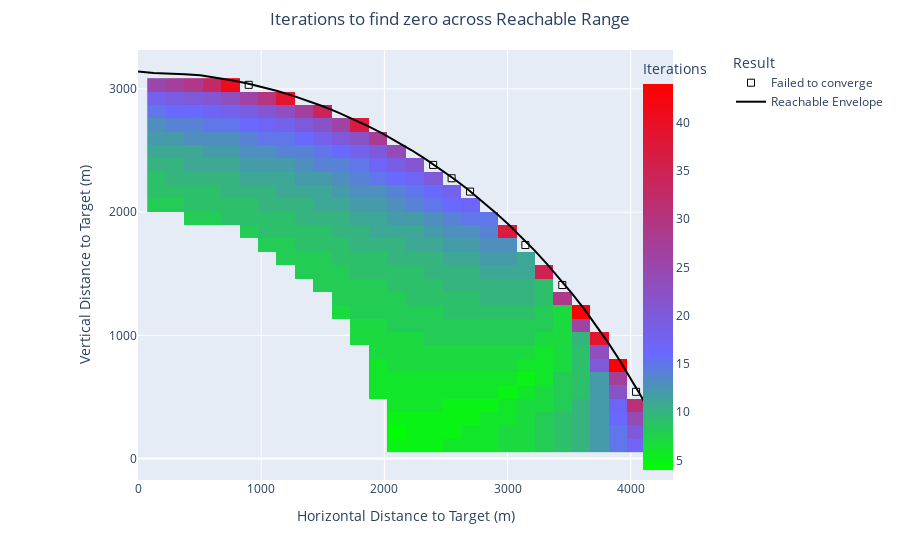

Here is the notebook cell this chart was saved with:
### Markdown cell above
### Plot Small Baseline

### Code cell
p = plot_test_results(baseline_small_df, envelope_df)
p.write_html('ZeroBaselineSmallChart.html')

### Figure 1 — Plotly figure (JSON) as saved in the notebook; plotly's stock layout.template omitted (floating-point values rounded to 4 significant figures; data arrays with more than 128 entries replaced by an {"elided": "..."} marker saying what was removed)
{"data": [{"colorbar": {"title": {"text": "Iterations"}, "x": 0.85}, "colorscale": [[0, "#00FF00"], [0.3, "#6969FF"], [1, "#FF0000"]], "hoverongaps": false, "hovertemplate": "x: %{x}<br>y: %{y}<br>iterations: %{z}<extra></extra>", "name": "Converged", "type": "heatmap", "x": [149.7, 299.5, 449.2, 599.0, 748.7, 898.4, 1048.0, 1198.0, 1348.0, 1497.0, 1647.0, 1797.0, 1947.0, 2096.0, 2246.0, 2396.0, 2546.0, 2695.0, 2845.0, 2995.0, 3145.0, 3294.0, 3444.0, 3594.0, 3744.0, 3893.0, 4043.0, 4193.0], "y": [108.3, 216.7, 325.0, 433.3, 541.6, 650.0, 758.3, 866.6, 974.9, 1083.0, 1192.0, 1300.0, 1408.0, 1517.0, 1625.0, 1733.0, 1842.0, 1950.0, 2058.0, 2167.0, 2275.0, 2383.0, 2492.0, 2600.0, 2708.0, 2817.0, 2925.0, 3033.0], "z": {"elided": "28x28 float values"}}, {"hoverinfo": "text", "marker": {"color": "white", "line": {"color": "black", "width": 1}, "size": 7, "symbol": "square"}, "mode": "markers", "name": "Failed to converge", "text": ["x: 898.44<br>y: 3033.16<br>Max iterations reached", "x: 2395.84<br>y: 2383.20<br>Max iterations reached", "x: 2545.58<br>y: 2274.87<br>Max iterations reached", "x: 2695.32<br>y: 2166.54<br>Max iterations reached", "x: 3144.55<br>y: 1733.23<br>Max iterations reached", "x: 3444.03<br>y: 1408.25<br>Max iterations reached", "x: 4042.99<br>y: 541.64<br>Max iterations reached"], "type": "scatter", "x": [898.4, 2396.0, 2546.0, 2695.0, 3145.0, 3444.0, 4043.0], "y": [3033.0, 2383.0, 2275.0, 2167.0, 1733.0, 1408.0, 541.6]}, {"line": {"color": "black", "width": 2}, "mode": "lines", "name": "Reachable Envelope", "type": "scatter", "x": [4342.0, 4260.0, 4176.0, 4089.0, 4000.0, 3909.0, 3816.0, 3721.0, 3624.0, 3525.0, 3425.0, 3322.0, 3219.0, 3113.0, 3006.0, 2897.0, 2787.0, 2676.0, 2563.0, 2450.0, 2335.0, 2218.0, 2101.0, 1983.0, 1864.0, 1743.0, 1622.0, 1501.0, 1378.0, 1255.0, 1131.0, 1007.0, 882.2, 756.9, 631.3, 505.4, 378.8, 252.3, 126.1, 1.924e-13], "y": [0.0, 171.7, 337.1, 496.5, 650.1, 798.0, 940.6, 1078.0, 1210.0, 1337.0, 1459.0, 1577.0, 1689.0, 1797.0, 1901.0, 2000.0, 2095.0, 2185.0, 2271.0, 2353.0, 2430.0, 2504.0, 2573.0, 2639.0, 2700.0, 2757.0, 2810.0, 2859.0, 2904.0, 2946.0, 2983.0, 3016.0, 3046.0, 3071.0, 3093.0, 3110.0, 3120.0, 3125.0, 3129.0, 3141.0]}], "layout": {"legend": {"title": {"text": "Result"}, "traceorder": "normal", "x": 1, "y": 1}, "margin": {"t": 50}, "showlegend": true, "title": {"text": "Iterations to find zero across Reachable Range", "x": 0.5}, "xaxis": {"constrain": "domain", "title": {"text": "Horizontal Distance to Target (m)"}}, "yaxis": {"dtick": 1000, "scaleanchor": "x", "scaleratio": 1, "title": {"text": "Vertical Distance to Target (m)"}}}}
